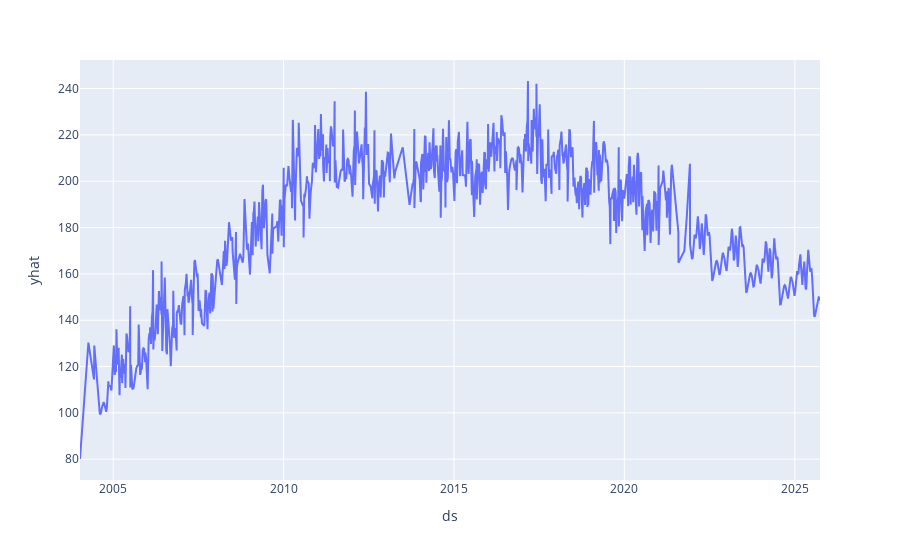

The code cell stored with this chart in its notebook:
### Code cell
px.line(ajo, x='ds', y='yhat')

### Figure 1 — Plotly figure (JSON) as saved in the notebook; plotly's stock layout.template omitted (floating-point values rounded to 4 significant figures; data arrays with more than 128 entries replaced by an {"elided": "..."} marker saying what was removed)
{"data": [{"hovertemplate": "ds=%{x}<br>yhat=%{y}<extra></extra>", "legendgroup": "", "line": {"color": "#636efa", "dash": "solid"}, "marker": {"symbol": "circle"}, "mode": "lines", "name": "", "orientation": "v", "showlegend": false, "type": "scatter", "x": {"elided": "974 str values"}, "xaxis": "x", "y": {"elided": "974 float values"}, "yaxis": "y"}], "layout": {"legend": {"tracegroupgap": 0}, "margin": {"t": 60}, "xaxis": {"anchor": "y", "domain": [0, 1], "title": {"text": "ds"}}, "yaxis": {"anchor": "x", "domain": [0, 1], "title": {"text": "yhat"}}}}
